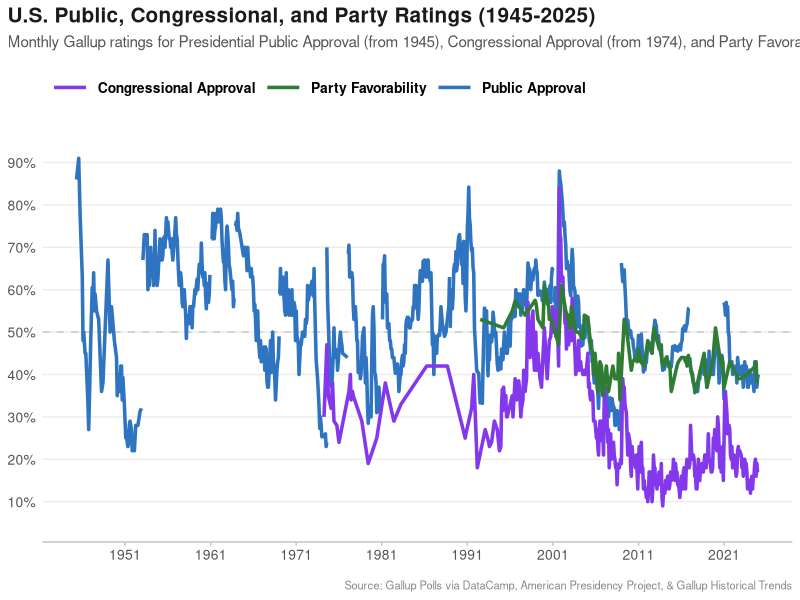

R code for this plot:
## ---- chunk 1
#| message: false
#| echo: false
#| fig-height: 6
#| fig-width: 10

library(tidyverse)

# Load monthly presidential approval data (1945–2025)
monthly_data <- read_csv("data/presidential_approval_by_month.csv", show_col_types = FALSE)

# Load congressional approval data (1974–2025)
congress_data <- read_csv("data/congressional_approval_by_month.csv", show_col_types = FALSE)

# Load party favorability data (1992–2024)
party_data <- read_csv("data/party_favorability_by_month.csv", show_col_types = FALSE)

# Single time series styled with clean Axios aesthetic
ggplot() +
  geom_hline(yintercept = 50, linetype = "dashed", color = "#D0D0D0", linewidth = 0.6) +
  geom_line(data = monthly_data, aes(x = year_month, y = approval, color = "Public Approval", group = president), linewidth = 1.2) +
  geom_line(data = congress_data, aes(x = year_month, y = approval, color = "Congressional Approval"), linewidth = 1.2) +
  geom_line(data = party_data, aes(x = year_month, y = favorability, color = "Party Favorability"), linewidth = 1.2) +
  scale_color_manual(
    name = NULL,
    values = c(
      "Public Approval" = "#2E74C0",
      "Congressional Approval" = "#8338EC",
      "Party Favorability" = "#2E7D32"
    )
  ) +
  scale_y_continuous(
    breaks = seq(10, 90, by = 10),
    labels = \(y) paste0(y, "%"),
    limits = c(5, 95)
  ) +
  scale_x_date(date_breaks = "10 years", date_labels = "%Y") +
  labs(
    title = "U.S. Public, Congressional, and Party Ratings (1945-2025)",
    subtitle = "Monthly Gallup ratings for Presidential Public Approval (from 1945), Congressional Approval (from 1974), and Party Favorability (from 1992); dashed line marks 50%",
    x = NULL,
    y = NULL,
    caption = "Source: Gallup Polls via DataCamp, American Presidency Project, & Gallup Historical Trends"
  ) +
  theme_minimal(base_size = 11) +
  theme(
    plot.title.position = "plot",
    plot.title = element_text(face = "bold", size = 15, color = "#1a1a1a"),
    plot.subtitle = element_text(size = 11, color = "#555555", margin = margin(b = 12)),
    legend.position = "top",
    legend.justification = "left",
    legend.text = element_text(size = 10, face = "bold"),
    legend.key.width = unit(2, "lines"),
    panel.grid.major.y = element_line(color = "#ECECEC", linewidth = 0.5),
    panel.grid.major.x = element_blank(),
    panel.grid.minor = element_blank(),
    axis.line.x = element_line(color = "#CCCCCC", linewidth = 0.6),
    axis.ticks.x = element_line(color = "#CCCCCC", linewidth = 0.6),
    axis.text = element_text(color = "#555555", size = 10),
    plot.caption = element_text(color = "#888888", size = 8, margin = margin(t = 12))
  )
